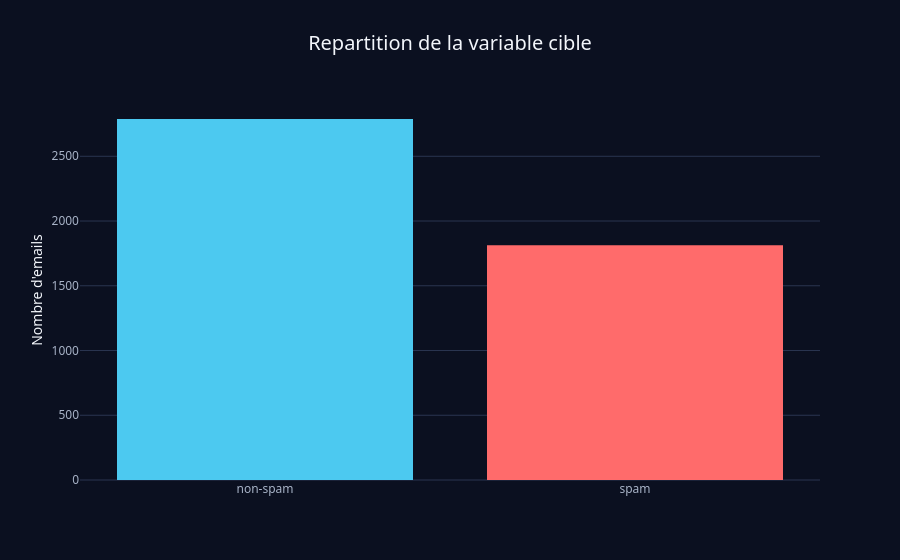

Notebook source saved alongside this figure:
### Markdown cell above
### Observation des données

Avant d'entraîner le moindre modèle, on regarde les données : **variable cible** (équilibre des classes),
**distribution** des variables explicatives et **corrélations**. Ce sont ces constats qui justifient les
choix de prétraitement et de métriques qui suivent.

#### 1. La variable cible

### Code cell
effectifs = y.value_counts().rename({0: "non-spam", 1: "spam"})
print(pd.DataFrame({"Effectif": effectifs, "Proportion": (effectifs / len(y)).round(3)}))
print("Accuracy du classifieur 'toujours non-spam' :", round(1 - y.mean(), 3))

fig = go.Figure(go.Bar(x=effectifs.index, y=effectifs.values, marker_color=[pick_color(0), pick_color(1)]))
fig.update_layout(title="Repartition de la variable cible", yaxis_title="Nombre d'emails")
fig.show()

### Figure 1 — Plotly figure (JSON) as saved in the notebook; plotly's stock layout.template omitted (floating-point values rounded to 4 significant figures)
{"data": [{"marker": {"color": ["#4cc9f0", "#ff6b6b"]}, "type": "bar", "x": ["non-spam", "spam"], "y": [2788, 1813]}], "layout": {"title": {"text": "Repartition de la variable cible"}, "yaxis": {"title": {"text": "Nombre d'emails"}}}}
